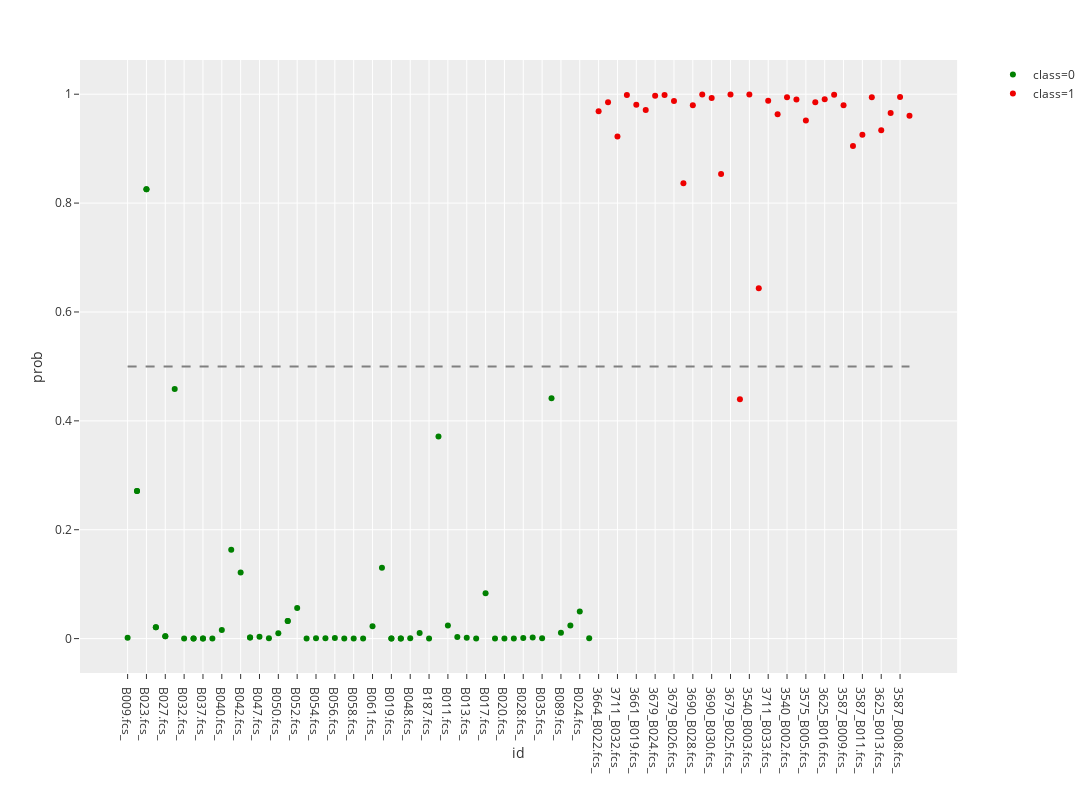

Notebook source saved alongside this figure:
### Code cell
file_name = input("请输入原始数据的名称：")
data_path = 'C:/Users/pc/OneDrive/PLTTECH/Project/20191108肺癌分类/Rawdata/%s' % file_name + '.xlsx'
df = pd.read_excel(data_path)
df.head()

# 模型所用变量
# selected_columns = ['id', 'Myeloid cells/CD56-CD14-/DC cells/mDC', 'Myeloid cells/HLA-DR-', 
#                     'Lymphocytes/CD3-/B cells ', 'Lymphocytes/CD3+/CD4+/Q4: 158Gd_CD197_CCR7- , 155Gd_CD45RA-', 
#                     'Lymphocytes/CD3+', 'Lymphocytes/CD3-', 'class']
selected_columns = ['id', 'Myeloid cells/CD56-CD14-/DC cells/mDC', 'Lymphocytes/CD3-/CD3-CD20-', 
                    'Lymphocytes/CD3+', 'Monocytes/CD14+CD16+', 'Lymphocytes/CD3-/B cells ', 
                    'Lymphocytes/CD3-/B cells /CD24+CD38-', 'class']

# 模型系数
coefs = [0.172354954, -0.045921525, -0.175863796, -0.059948175, 0.11280817, -0.09400246]
intercept = 0.000642094

plot_df = lungCancerPrediction(df, file_name)

### Figure 1 — Plotly figure (JSON) as saved in the notebook; plotly's stock layout.template omitted (floating-point values rounded to 4 significant figures)
{"data": [{"hoverlabel": {"namelength": 0}, "hovertemplate": "class=0<br>id=%{x}<br>prob=%{y}", "legendgroup": "class=0", "marker": {"color": "green", "symbol": "circle"}, "mode": "markers", "name": "class=0", "showlegend": true, "type": "scatter", "x": ["B009.fcs_", "B022.fcs_", "B023.fcs_", "B025.fcs_", "B027.fcs_", "B029.fcs_", "B032.fcs_", "B033.fcs_", "B037.fcs_", "B039.fcs_", "B040.fcs_", "B041.fcs_", "B042.fcs_", "B043.fcs_", "B047.fcs_", "B049.fcs_", "B050.fcs_", "B051.fcs_", "B052.fcs_", "B053.fcs_", "B054.fcs_", "B055.fcs_", "B056.fcs_", "B057.fcs_", "B058.fcs_", "B060.fcs_", "B061.fcs_", "B062.fcs_", "B019.fcs_", "B014.fcs_", "B048.fcs_", "B126.fcs_", "B187.fcs_", "B010.fcs_", "B011.fcs_", "B012.fcs_", "B013.fcs_", "B014.fcs_", "B015.fcs_", "B017.fcs_", "B018.fcs_", "B019.fcs_", "B020.fcs_", "B022.fcs_", "B023.fcs_", "B016.fcs_", "B051.fcs_", "B025.fcs_", "B027.fcs_", "B028.fcs_", "B031.fcs_", "B033.fcs_", "B035.fcs_", "B037.fcs_", "B043.fcs_", "B066.fcs_", "B089.fcs_", "B101.fcs_", "B024.fcs_", "B110.fcs_"], "xaxis": "x", "y": [0.001459, 0.2712, 0.8254, 0.0207, 0.00415, 0.4587, 0.0001333, 1.354e-05, 5.798e-05, 1.923e-05, 0.01595, 0.1633, 0.1215, 0.002012, 0.003419, 0.0007599, 0.009649, 0.03235, 0.05632, 0.0003591, 0.0007714, 0.0007544, 0.00114, 2.798e-05, 4.684e-05, 7.306e-06, 0.0225, 0.1301, 0.0001131, 0.0001319, 0.0006016, 0.01006, 9.958e-05, 0.3711, 0.02405, 0.002917, 0.001595, 0.0001319, 1.8e-06, 0.08325, 5.543e-05, 0.0001131, 0.0003533, 0.2712, 0.8254, 9.072e-05, 0.03235, 0.0207, 0.00415, 0.0009269, 0.001811, 1.354e-05, 0.0005397, 5.798e-05, 0.002012, 0.4413, 0.01095, 0.02423, 0.04974, 0.0005445], "yaxis": "y"}, {"hoverlabel": {"namelength": 0}, "hovertemplate": "class=1<br>id=%{x}<br>prob=%{y}", "legendgroup": "class=1", "marker": {"color": "#EE0000", "symbol": "circle"}, "mode": "markers", "name": "class=1", "showlegend": true, "type": "scatter", "x": ["3664_B022.fcs_", "3661_B021.fcs_", "3711_B032.fcs_", "3664_B023.fcs_", "3661_B019.fcs_", "3661_B020.fcs_", "3679_B024.fcs_", "3711_B031.fcs_", "3679_B026.fcs_", "3679_B027.fcs_", "3690_B028.fcs_", "3690_B029.fcs_", "3690_B030.fcs_", "3661_B018.fcs_", "3679_B025.fcs_", "3661_B017.fcs_", "3540_B003.fcs_", "3625_B015.fcs_", "3711_B033.fcs_", "3540_B001.fcs_", "3540_B002.fcs_", "3575_B004.fcs_", "3575_B005.fcs_", "3575_B006.fcs_", "3625_B016.fcs_", "3575_B007.fcs_", "3587_B009.fcs_", "3587_B010.fcs_", "3587_B011.fcs_", "3594_B012.fcs_", "3625_B013.fcs_", "3625_B014.fcs_", "3587_B008.fcs_", "3711_B034.fcs_"], "xaxis": "x", "y": [0.9688, 0.9854, 0.9223, 0.9987, 0.9804, 0.9712, 0.9971, 0.9985, 0.9873, 0.8367, 0.9796, 0.9993, 0.9932, 0.8532, 0.9997, 0.4395, 0.9994, 0.6436, 0.9879, 0.9632, 0.9944, 0.9903, 0.9519, 0.9854, 0.9907, 0.9988, 0.9796, 0.9047, 0.9254, 0.9944, 0.9336, 0.9656, 0.9949, 0.9607], "yaxis": "y"}, {"line": {"color": "grey", "dash": "dash"}, "mode": "lines", "showlegend": false, "type": "scatter", "x": ["B009.fcs_", "3711_B034.fcs_"], "y": [0.5, 0.5]}], "layout": {"height": 800, "legend": {"tracegroupgap": 0}, "margin": {"t": 60}, "width": 1200, "xaxis": {"anchor": "y", "domain": [0, 0.98], "title": {"text": "id"}}, "yaxis": {"anchor": "x", "domain": [0, 1], "title": {"text": "prob"}}}}
